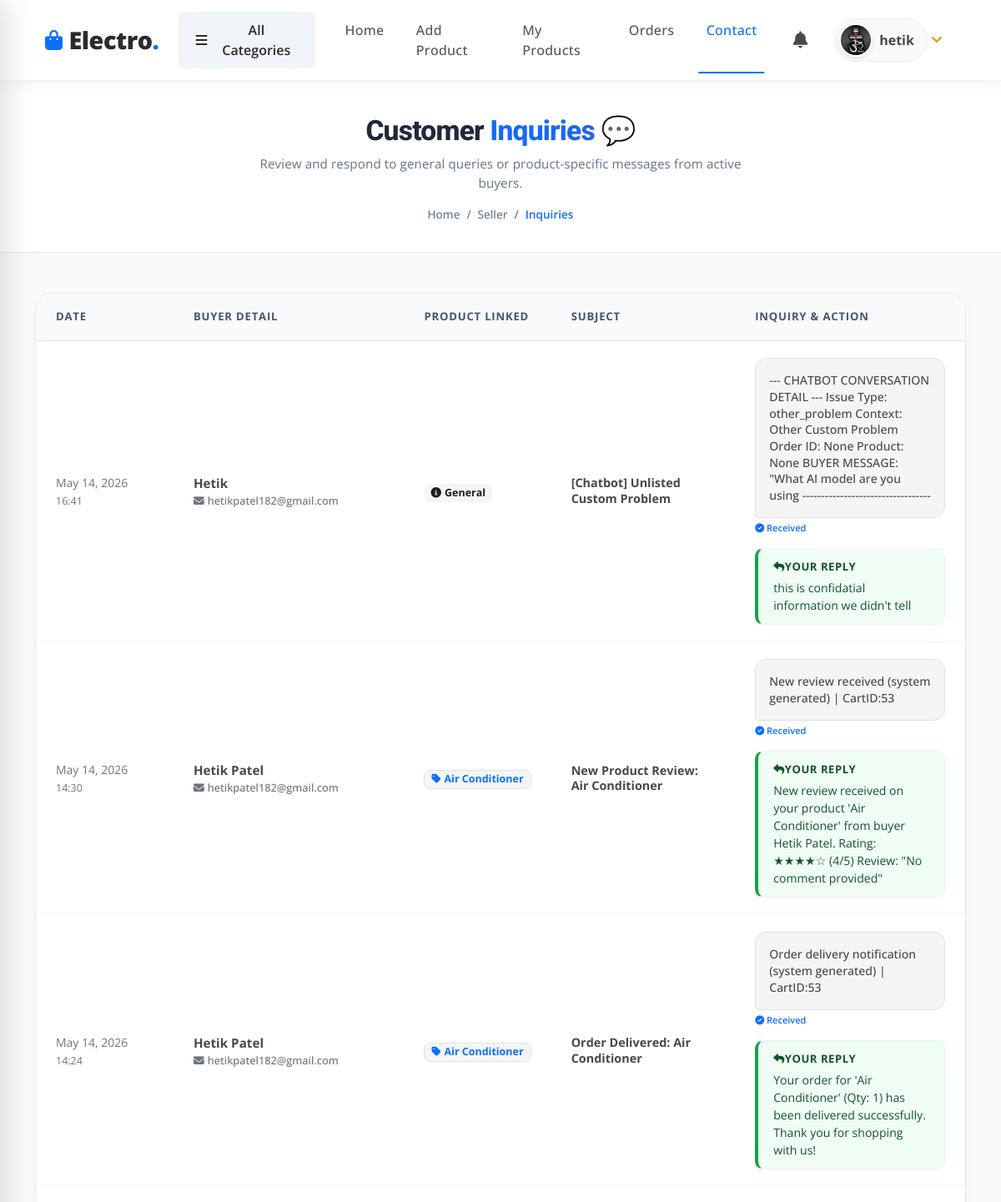
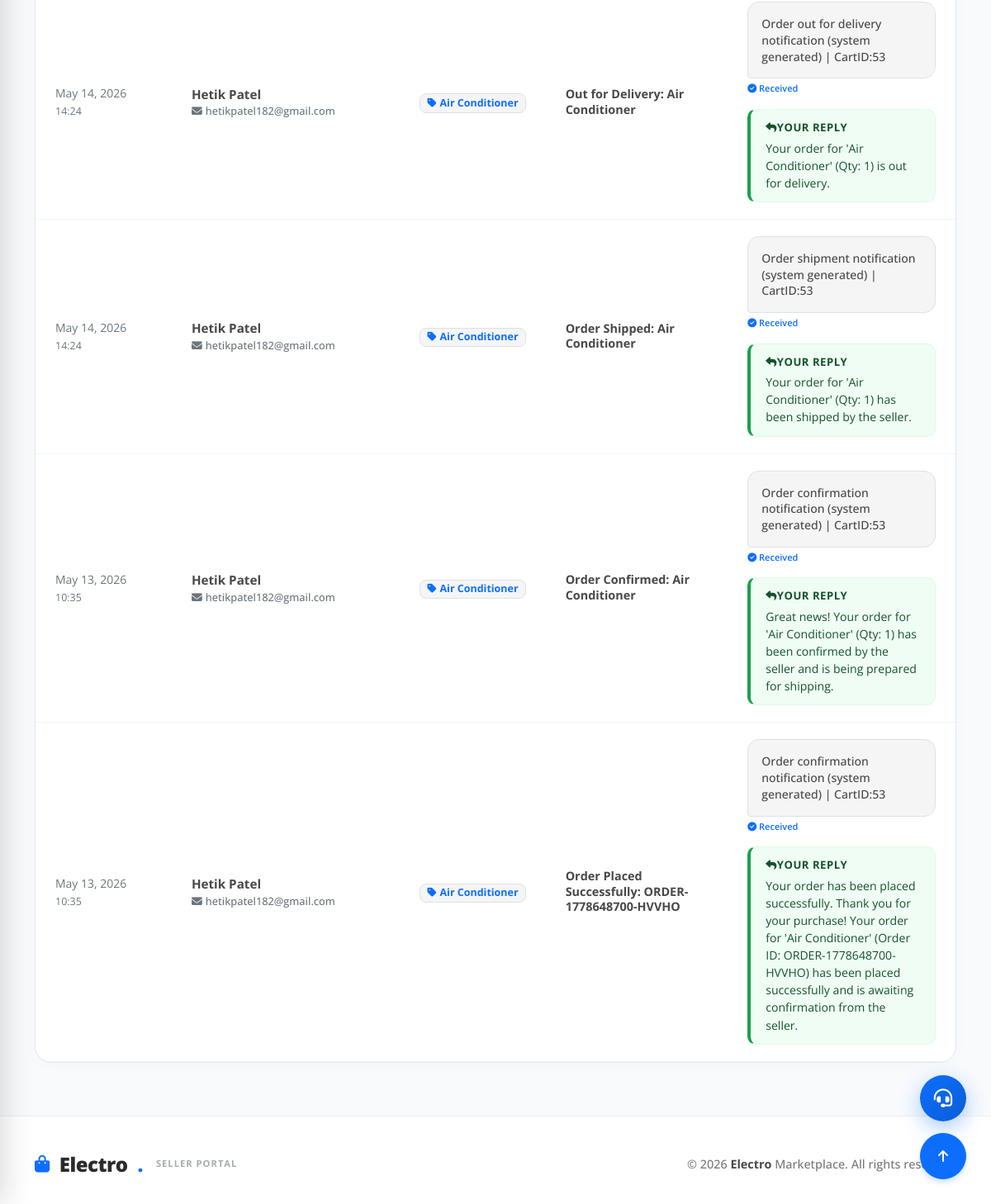
The app's page /seller-contact/ (signed in) with its own data (2 pictures, top to bottom).
### myapp/models.py (models this page shows, shortened)
class Contact(models.Model):
    seller=models.ForeignKey(User,on_delete=models.CASCADE,related_name='received_messages')
    product=models.ForeignKey(Product,on_delete=models.CASCADE,null=True,blank=True)
    name=models.CharField(max_length=100)
    email=models.EmailField()
    mobile=models.CharField(max_length=100,null=True,blank=True)
    subject=models.CharField(max_length=100)
    message=models.TextField()
    reply=models.TextField(null=True,blank=True)
    is_read=models.BooleanField(default=False)
    time=models.DateTimeField(default=timezone.now)

class Product(models.Model):
    seller=models.ForeignKey(User,on_delete=models.CASCADE)
    category=(
        ("Mobile","Mobile"),
        ("Electronics","Electronics"),
    )
    product_category=models.CharField(max_length=100,choices=category)
    product_name=models.CharField(max_length=100)
    product_price=models.PositiveIntegerField()
    product_desc=models.TextField()
    product_picture=models.ImageField(upload_to="product_picture/")
    product_status=models.BooleanField(default=True)
    product_stock=models.PositiveIntegerField(default=0)
    returnable=models.BooleanField(default=False)
    return_days=models.PositiveIntegerField(default=0)

### myapp/views.py (the view)
# urls.py: path('seller-contact/',views.seller_contact,name='seller-contact'),
def seller_contact(request):
    try:
        user = User.objects.get(email=request.session['email'])
        if user.usertype == "seller":
            Contact.objects.filter(seller=user, is_read=False).update(is_read=True)
            contacts = Contact.objects.filter(seller=user).order_by('-time')
            return render(request, 'seller-contact.html', {'contacts': contacts})
        else:
            return redirect('index')
    except (User.DoesNotExist, KeyError):
        return redirect('seller-login')

### myapp/templates/seller-contact.html (shortened to what this page needs)
{% extends 'seller-header.html' %}
{% load static %}
{% block content %}
<!DOCTYPE html>
<html lang="en">
<head>
    <link rel="stylesheet" href="https://cdnjs.cloudflare.com/ajax/libs/font-awesome/6.5.0/css/all.min.css">
</head>
<body>
    <div class="container-fluid page-header-compact text-center">
        <h2 class="wow fadeInUp" data-wow-delay="0.1s">Customer <span class="text-primary-gradient">Inquiries</span> 💬</h2>
        <p class="header-subtitle mb-3 wow fadeInUp" data-wow-delay="0.2s">Review and respond to general queries or product-specific messages from active buyers.</p>
        <ol class="breadcrumb justify-content-center mb-0 wow fadeInUp" data-wow-delay="0.3s">
            <li class="breadcrumb-item"><a href="{% url 'seller-index' %}">Home</a></li>
            <li class="breadcrumb-item"><a href="#">Seller</a></li>
            <li class="breadcrumb-item active">Inquiries</li>
        </ol>
    </div>
    <div class="container-fluid inbox-bg">
        <div class="container">
            {% if contacts %}
                <div class="table-card wow fadeInUp" data-wow-delay="0.1s">
                    <div class="table-responsive">
                        <table class="table premium-table">
                            <thead>
                                <tr>
                                    <th scope="col" style="width: 15%;">Date</th>
                                    <th scope="col" style="width: 25%;">Buyer Detail</th>
                                    <th scope="col" style="width: 15%;">Product Linked</th>
                                    <th scope="col" style="width: 20%;">Subject</th>
                                    <th scope="col" style="width: 25%;">Inquiry & Action</th>
                                </tr>
                            </thead>
                            <tbody>
                                {% for contact in contacts %}
                                <tr>
                                    <td class="text-muted small fw-semibold">
                                        {{ contact.time|date:"M d, Y" }}<br>
                                        <span class="opacity-75" style="font-size: 0.78rem;">{{ contact.time|date:"H:i" }}</span>
                                    </td>
                                    <td>
                                        <div class="fw-bold text-dark" style="font-size: 0.95rem;">{{ contact.name }}</div>
                                        <div class="text-muted small" style="font-size: 0.8rem; font-weight: 500;"><i class="fas fa-envelope me-1 opacity-50"></i>{{ contact.email }}</div>
                                    </td>
                                    <td>
                                        {% if contact.product %}
                                            <span class="badge bg-light text-primary border border-primary-subtle px-2.5 py-1.5" style="font-weight: 700; font-size: 0.78rem; border-radius: 8px;">
                                                <i class="fas fa-tag me-1"></i>{{ contact.product.product_name|truncatechars:20 }}
                                            </span>
                                        {% else %}
                                            <span class="badge bg-light text-secondary px-2.5 py-1.5" style="font-weight: 700; font-size: 0.78rem; border-radius: 8px;">
                                                <i class="fas fa-info-circle me-1"></i>General
                                            </span>
                                        {% endif %}
                                    </td>
                                    <td>
                                        <div class="fw-bold text-dark" style="font-size: 0.9rem; line-height: 1.3;">
                                            {{ contact.subject }}
                                        </div>
                                    </td>
                                    <td>
                                        <div class="text-muted mb-3 raw-seller-msg" style="font-size: 0.88rem; line-height: 1.5; white-space: normal; word-break: break-word; max-width: 320px;" data-raw-msg="{{ contact.message }}">
                                        </div>
                                        {% if contact.reply %}
                                            <div class="reply-alert-box">
                                                <div class="fw-bold mb-1" style="font-size: 0.82rem; text-transform: uppercase; letter-spacing: 0.5px;"><i class="fas fa-reply me-1.5"></i>Your Reply</div>
                                                <span class="fw-semibold">{{ contact.reply }}</span>
                                            </div>
                                        {% endif %}
                                    </td>
                                </tr>
                                {% endfor %}
                            </tbody>
                        </table>
                    </div>
                </div>
            {% endif %}
        </div>
    </div>
</body>
</html>
{% endblock %}

### myapp/templates/seller-header.html (shortened to what this page needs)
{% load static %}
<!DOCTYPE html>
<html lang="en">
<head>
    <link rel="stylesheet" href="https://use.fontawesome.com/releases/v5.15.4/css/all.css" />
    <link href="https://cdn.jsdelivr.net/npm/bootstrap-icons@1.4.1/font/bootstrap-icons.css" rel="stylesheet">
    <link href="{% static 'lib/animate/animate.min.css' %}" rel="stylesheet">
    <link href="{% static 'lib/owlcarousel/assets/owl.carousel.min.css' %}" rel="stylesheet">
    <link href="{% static 'css/bootstrap.min.css' %}" rel="stylesheet">
    <link href="{% static 'css/style.css' %}?v=3" rel="stylesheet">
</head>
<body>
</head>
<body>
</head>
<body>
    <header class="modern-header">
        <div class="container px-4">
            <nav class="navbar navbar-expand-lg navbar-light py-2 px-0">
                <a href="{% url 'seller-index' %}" class="brand-logo me-4">
                    <i class="fas fa-shopping-bag me-2"></i>Electro<span class="text-primary">.</span>
                </a>
                {% if request.session.email %}
                <div class="nav-item dropdown d-none d-lg-block me-3">
                    <button class="category-btn d-flex align-items-center" type="button" data-bs-toggle="dropdown">
                        <i class="fa fa-bars me-2"></i> All Categories
                    </button>
                </div>
                {% endif %}
                <div class="collapse navbar-collapse" id="navbarCollapse">
                    {% if request.session.email %}
                    <div class="navbar-nav modern-nav me-auto">
                        <a href="{% url 'seller-index' %}" class="nav-item nav-link {% if request.resolver_match.url_name == 'seller-index' %}active{% endif %}">Home</a>
                        <a href="{% url 'seller-add-product' %}" class="nav-item nav-link {% if request.resolver_match.url_name == 'seller-add-product' %}active{% endif %}">Add Product</a>
                        <a href="{% url 'seller-view-product' %}" class="nav-item nav-link ">My Products</a>
                        <a href="{% url 'seller-myorder' %}" class="nav-item nav-link {% if request.resolver_match.url_name == 'seller-myorder' %}active{% endif %}">Orders</a>
                        <a href="{% url 'seller-contact' %}" class="nav-item nav-link {% if request.resolver_match.url_name == 'seller-contact' %}active{% endif %}">Contact</a>
                    </div>
                    {% endif %}
                    <div class="d-flex align-items-center ms-lg-4 mt-3 mt-lg-0">
                        {% if request.session.email %}
                        <div class="nav-item me-3">
                            <a href="javascript:void(0)" class="text-dark position-relative fs-5" id="sellerNotificationDropdown" style="transition: transform 0.2s; display: inline-block;">
                                <i class="fas fa-bell"></i>
                            </a>
                        </div>
                        <div class="nav-item dropdown">
                            <a href="#" class="nav-link dropdown-toggle d-flex align-items-center text-decoration-none" data-bs-toggle="dropdown">
                                <div class="profile-widget d-flex align-items-center">
                                    <div class="profile-img-wrap me-2">
                                        <img src="{{ request.session.profile_picture }}" alt="Profile" style="width: 100%; height: 100%; object-fit: cover;">
                                    </div>
                                    <span class="fw-bold text-dark fs-6">{{ request.session.fname }}</span>
                                </div>
                            </a>
                        </div>
                        {% else %}
                        <div class="d-flex gap-2">
                            <a href="{% url 'seller-login' %}" class="btn btn-outline-primary rounded-pill px-4">Login</a>
                            <a href="{% url 'signup' %}" class="btn btn-primary rounded-pill px-4 shadow-sm">Sign Up</a>
                        </div>
                        {% endif %}
                    </div>
                </div>
            </nav>
        </div>
    </header>
    {% block content %}
    {% endblock %}
    {% include 'seller-footer.html' %}
    {% if request.session.email %}
    <a href="#" class="btn btn-primary btn-lg-square back-to-top"><i class="fa fa-arrow-up"></i></a>
    <a href="{% url 'seller-contact' %}" class="support-fab" id="contact-fab-btn">
        <i class="fas fa-headset"></i>
    </a>
    {% endif %}
</body>
</html>

### myapp/templates/seller-footer.html (shortened to what this page needs)
{% load static %}
{% if request.session.email %}
<footer class="seller-modern-footer">
    <div class="container">
        <div class="row align-items-center g-4">
            <div class="col-md-6 text-center text-md-start">
                <a href="{% url 'seller-index' %}" class="footer-brand-minimal">
                    <i class="fas fa-shopping-bag"></i>Electro<span class="text-primary">.</span>
                    <small class="ms-1 fw-bold text-muted" style="font-size: 0.7rem; opacity: 0.6; text-transform: uppercase; letter-spacing: 1px;">Seller Portal</small>
                </a>
            </div>
            <div class="col-md-6 text-center text-md-end">
                <div class="seller-copyright-text">
                    &copy; 2026 <span class="text-dark fw-bold">Electro</span> Marketplace. All rights reserved.
                </div>
            </div>
        </div>
    </div>
</footer>
{% endif %}

### records on screen
Contact: time "May 14, 2026", time "16:41", name "Hetik", email "hetikpatel182@gmail.com", shows "General", subject "[Chatbot] Unlisted Custom Problem", reply "this is confidatial information we didn't tell"
Contact: time "May 14, 2026", time "14:30", name "Hetik Patel", email "hetikpatel182@gmail.com", product.product_name "Air Conditioner", subject "New Product Review: Air Conditioner", reply "New review received on your product 'Air Conditioner' from buyer Hetik Patel. Rating: ★★★★☆ (4/5) Review: \"No comment provided\""
Contact: time "May 14, 2026", time "14:24", name "Hetik Patel", email "hetikpatel182@gmail.com", product.product_name "Air Conditioner", subject "Order Delivered: Air Conditioner", reply "Your order for 'Air Conditioner' (Qty: 1) has been delivered successfully. Thank you for shopping with us!"
Contact: time "May 14, 2026", time "14:24", name "Hetik Patel", email "hetikpatel182@gmail.com", product.product_name "Air Conditioner", subject "Out for Delivery: Air Conditioner", reply "Your order for 'Air Conditioner' (Qty: 1) is out for delivery."
Contact: time "May 14, 2026", time "14:24", name "Hetik Patel", email "hetikpatel182@gmail.com", product.product_name "Air Conditioner", subject "Order Shipped: Air Conditioner", reply "Your order for 'Air Conditioner' (Qty: 1) has been shipped by the seller."
Contact: time "May 13, 2026", time "10:35", name "Hetik Patel", email "hetikpatel182@gmail.com", product.product_name "Air Conditioner", subject "Order Confirmed: Air Conditioner", reply "Great news! Your order for 'Air Conditioner' (Qty: 1) has been confirmed by the seller and is being prepared for shipping."
Contact: time "May 13, 2026", time "10:35", name "Hetik Patel", email "hetikpatel182@gmail.com", product.product_name "Air Conditioner", subject "Order Placed Successfully: ORDER-1778648700-HVVHO", reply "Your order has been placed successfully. Thank you for your purchase! Your order for 'Air Conditioner' (Order ID: ORDER-1778648700-HVVHO) has been placed successfully and is awaiting confirmation from the seller."

### other values on screen
{{ request.session.fname }} "hetik"
